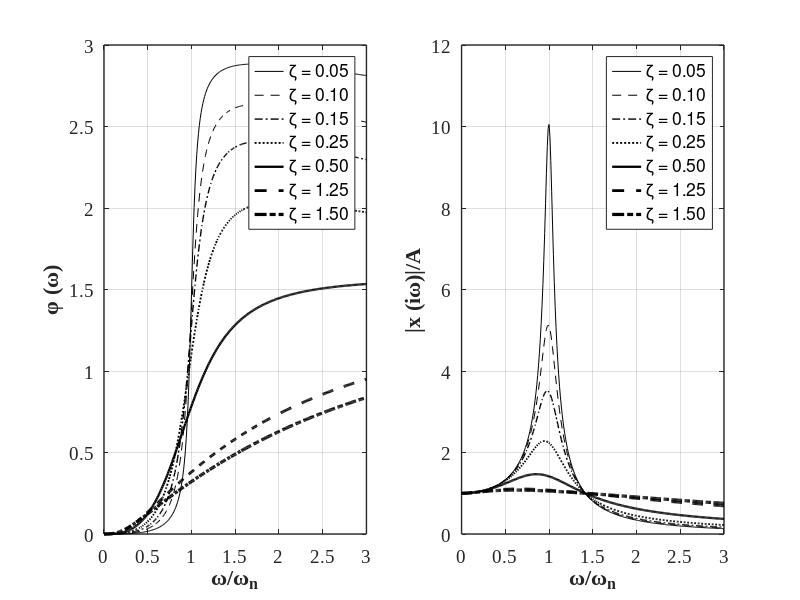

Here is the MATLAB script that generated this plot:
%% Structural Dynamics and Vibration Control(M. Azimi et al.)
%% Example 3.18: Plot Response of An SDOF to Base Excitation

clear; close all; clc
%% Calculate and Plot The Response

beta = [0:0.01:3]; % Frequency Ratio
i = 0;


figure(1)
set(figure(1), 'Position', [200   100   883   300])
    LineType = {'-';'--';'-.';':';'-';'--';'-.';':'};

for zeta = [0.05, 0.1, 0.15, 0.25, 0.5, 1.25, 1.5]
    i = i+1;
    
    G(i,:)  = sqrt((1+(2*zeta*beta).^2)./((1-beta.^2).^2+(2*zeta*beta).^2));
    subplot(1,2,2)
        hold on; grid on; box on;
        plt = plot(beta, G(i,:));
        set(plt,'LineStyle',LineType{i}, 'LineWidth',i/3, 'DisplayName',['\zeta = ',num2str(zeta,'%1.2f')],'Color',[0 0 0]);

        set(gca, 'LineWidth',1, 'FontWeight','normal', 'FontName','Times New Roman', 'FontSize',14)               
        xlabel('\omega/\omega_n', 'fontsize',16, 'fontname','Times New Roman','FontWeight','Bold')
        ylabel('|x (i\omega)|/A', 'fontsize',16, 'fontname','Times New Roman','FontWeight','Bold')
        legend('show')

............................................................
    phi(i,:)= atan2(2*zeta*beta.^3,1-beta.^2+(2*zeta*beta).^2);
    subplot(1,2,1)
        hold on; grid on; box on;
        plt = plot(beta, phi(i,:));
        set(plt,'LineStyle',LineType{i}, 'LineWidth',i/3, 'DisplayName',['\zeta = ',num2str(zeta,'%1.2f')],'Color',[0 0 0]);

        set(gca, 'LineWidth',1, 'FontWeight','normal', 'FontName','Times New Roman', 'FontSize',14)               
        xlabel('\omega/\omega_n', 'fontsize',16, 'fontname','Times New Roman','FontWeight','Bold')
        ylabel('\phi (\omega)', 'fontsize',16, 'fontname','Times New Roman','FontWeight','Bold')
        legend('show')

end

%% Print
print('EX_3_18','-dpng')
